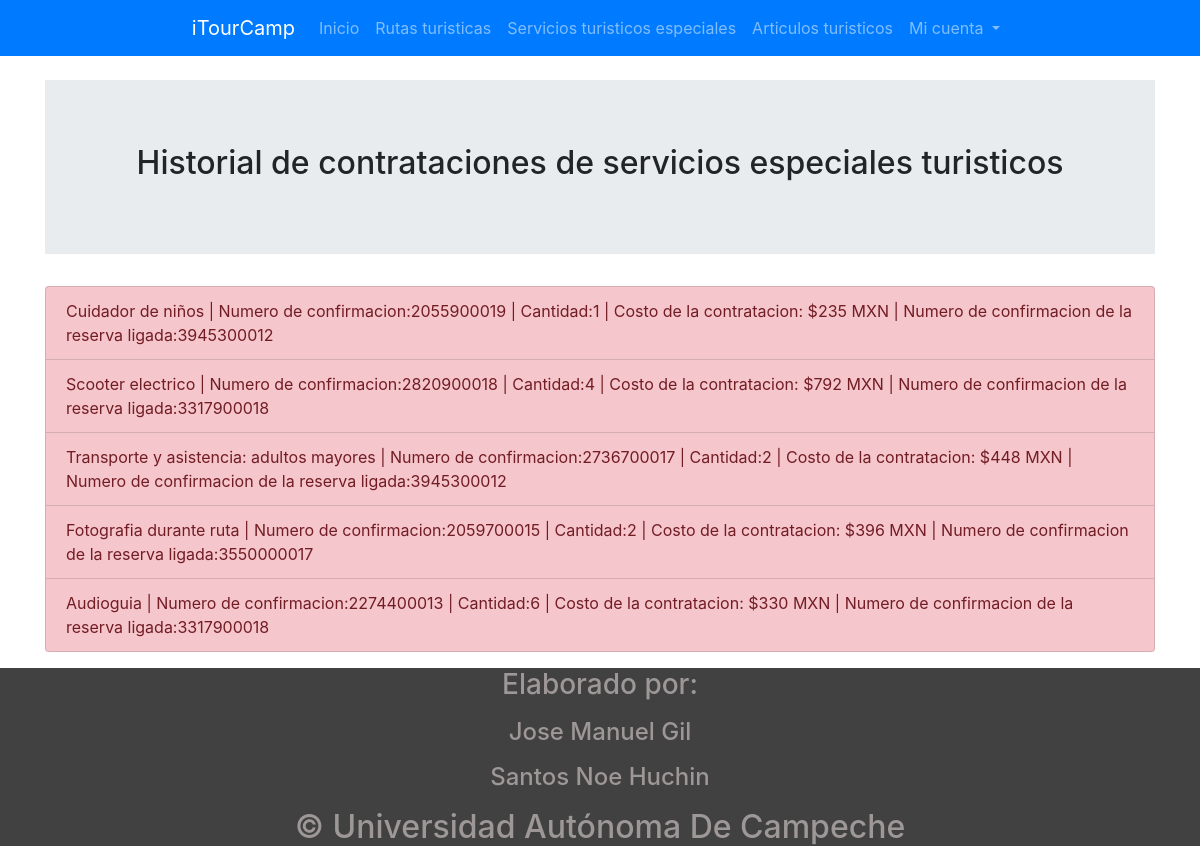
Page /AgenciaTuristica/mySpecialServices.php (signed in) on the committed database.
### tables this page shows
CREATE TABLE `Reserva` (
  `IDReserva` int(11) NOT NULL,
  `IDUsuario` int(11) NOT NULL,
  `IDRuta` int(11) NOT NULL,
  `Personas` int(3) NOT NULL,
  `Total` float NOT NULL,
  `Confirmacion` varchar(10) NOT NULL
);

### AgenciaTuristica/mySpecialServices.php (the view, shortened to what this page needs)
<?php
include 'iniciarConexionBD.php';
$idCntaUs = $_SESSION['identificadorCuentaUsuario'];
try {
    $query = 'SELECT mostrarCSE.Nombre,mostrarCSE.Cantidad,mostrarCSE.Total,mostrarCSE.Confirmacion,Reserva.Confirmacion AS confReserva FROM mostrarCSE'
            . ' INNER JOIN Reserva ON Reserva.IDReserva = mostrarCSE.IDReserva WHERE Reserva.IDUsuario = :idcnta ORDER BY mostrarCSE.IDContratacionSE';
    $queryOutput = $mbd->prepare($query);
    $queryOutput->bindParam(':idcnta', $idCntaUs, PDO::PARAM_INT);
    $queryOutput->execute();
    $numero = $queryOutput->rowCount();
    $result = $queryOutput->fetchAll(PDO::FETCH_ASSOC);
} catch (PDOException $e) {
    print "¡Error!: " . $e->getMessage() . "<br/>";
    die();
}
?>
<html lang="en">
    <head>
        <link rel="stylesheet" href="https://maxcdn.bootstrapcdn.com/bootstrap/4.5.0/css/bootstrap.min.css">
        <link rel="stylesheet" href="css/estilo.css">
    </head>
    <body style="margin-top:5em">
        <header>
            <nav class="navbar navbar-expand-sm bg-primary navbar-dark justify-content-center fixed-top">
                <a class="navbar-brand" href="#">iTourCamp</a>
                <ul class="navbar-nav">
                    <li class="nav-item">
                      <a class="nav-link" href="inicioCuentaUsuario.php">Inicio</a>
                    </li>
                    <li class="nav-item">
                      <a class="nav-link" href="rutasTur.php">Rutas turisticas</a>
                    </li>
                    <li class="nav-item">
                      <a class="nav-link" href="servEsp.php">Servicios turisticos especiales</a>
                    </li>
                    <li class="nav-item">
                      <a class="nav-link" href="artiTur.php">Articulos turisticos</a>
                    </li>
                    <li class="nav-item dropdown">
                      <a class="nav-link dropdown-toggle" href="#" id="navbardrop" data-toggle="dropdown">
                        Mi cuenta
                      </a>
                    </li>
                </ul>
            </nav>
        </header>
        <main class="container">
            <div class="jumbotron jumbotron-fluid">
                <h2 class="container text-center">Historial de contrataciones de servicios especiales turisticos</h2>
            </div>
             <ul class="list-group">
                <?php
                    for ($i = $numero - 1; $i >= 0; $i--) {
                        echo '<li class="list-group-item list-group-item-danger">'.$result[$i]['Nombre'].' | Numero de confirmacion:'.$result[$i]['Confirmacion'].
                                ' | Cantidad:'.$result[$i]['Cantidad'].' | Costo de la contratacion: $'.$result[$i]['Total'].' MXN | Numero de confirmacion de la reserva ligada:'
                                .$result[$i]['confReserva'].'</li>';
                    }
                ?>
            </ul>
        </main>
        <footer class="container-fluid">
            <p><p/>
            <h3 class="container-fluid text-center">Elaborado por:</h3>
            <p><p/>
            <h4 class="container-fluid text-center">Jose Manuel Gil</h4>
            <p><p/>
            <h4 class="container-fluid text-center">Santos Noe Huchin</h4>
            <p><p/>
            <h2 class="container-fluid text-center">&copy; Universidad Autónoma De Campeche</h2>
        </footer>
    </body>
</html>

### AgenciaTuristica/css/estilo.css (style rules this page uses)
footer { background-color:#414141; color:#9e9797; }
body { position: relative; }

### rows in the picture
reserva: Nombre "Cuidador de niños", Confirmacion "2055900019", Cantidad "1", Total "235", Confirmacion "3945300012", Nombre "Transporte y asistencia: adultos mayores", Confirmacion "2736700017", Cantidad "2", Total "448"
reserva: Nombre "Scooter electrico", Confirmacion "2820900018", Cantidad "4", Total "792", Confirmacion "3317900018", Nombre "Audioguia", Confirmacion "2274400013", Cantidad "6", Total "330"
reserva: Nombre "Fotografia durante ruta", Confirmacion "2059700015", Cantidad "2", Total "396", Confirmacion "3550000017"
